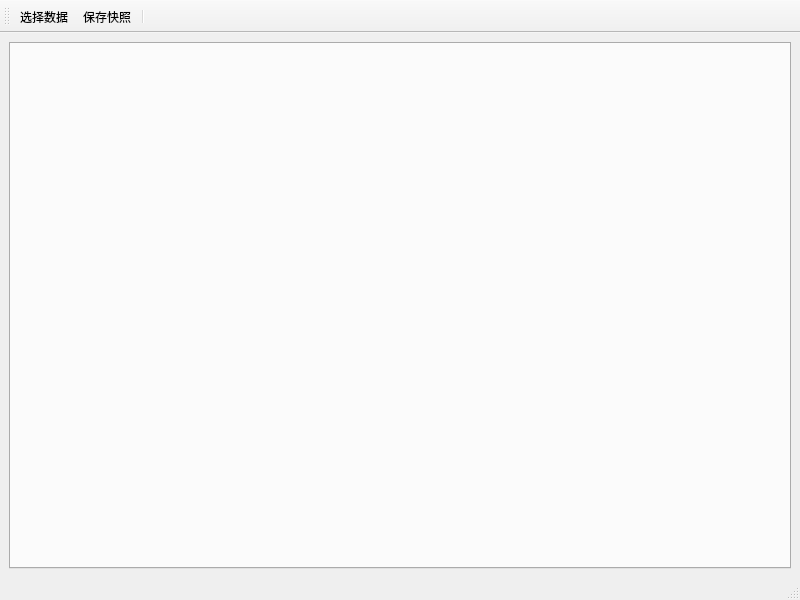
<?xml version="1.0" encoding="UTF-8"?>
<ui version="4.0">
 <class>AnalyseWindow</class>
 <widget class="QMainWindow" name="AnalyseWindow">
  <property name="geometry">
   <rect>
    <x>0</x>
    <y>0</y>
    <width>800</width>
    <height>600</height>
   </rect>
  </property>
  <property name="windowTitle">
   <string>数据分析窗口</string>
  </property>
  <widget class="QWidget" name="centralwidget">
   <layout class="QGridLayout" name="gridLayout">
    <item row="0" column="0">
     <widget class="QTabWidget" name="tabWidget">
      <property name="tabsClosable">
       <bool>true</bool>
      </property>
     </widget>
    </item>
   </layout>
  </widget>
  <widget class="QMenuBar" name="menubar">
   <property name="geometry">
    <rect>
     <x>0</x>
     <y>0</y>
     <width>800</width>
     <height>26</height>
    </rect>
   </property>
  </widget>
  <widget class="QStatusBar" name="statusbar"/>
  <widget class="QToolBar" name="toolBar">
   <property name="windowTitle">
    <string>toolBar</string>
   </property>
   <property name="toolButtonStyle">
    <enum>Qt::ToolButtonTextUnderIcon</enum>
   </property>
   <attribute name="toolBarArea">
    <enum>TopToolBarArea</enum>
   </attribute>
   <attribute name="toolBarBreak">
    <bool>false</bool>
   </attribute>
   <addaction name="actSelectData"/>
   <addaction name="actSnapShot"/>
   <addaction name="separator"/>
  </widget>
  <action name="actSelectData">
   <property name="icon">
    <iconset resource="res.qrc">
     <normaloff>:/icons/assets/icons/selection.png</normaloff>:/icons/assets/icons/selection.png</iconset>
   </property>
   <property name="text">
    <string>选择数据</string>
   </property>
   <property name="toolTip">
    <string>选择数据</string>
   </property>
  </action>
  <action name="actSnapShot">
   <property name="icon">
    <iconset resource="res.qrc">
     <normaloff>:/icons/assets/icons/shapshot.png</normaloff>:/icons/assets/icons/shapshot.png</iconset>
   </property>
   <property name="text">
    <string>保存快照</string>
   </property>
   <property name="toolTip">
    <string>保存快照</string>
   </property>
  </action>
 </widget>
 <resources>
  <include location="res.qrc"/>
 </resources>
 <connections/>
</ui>
